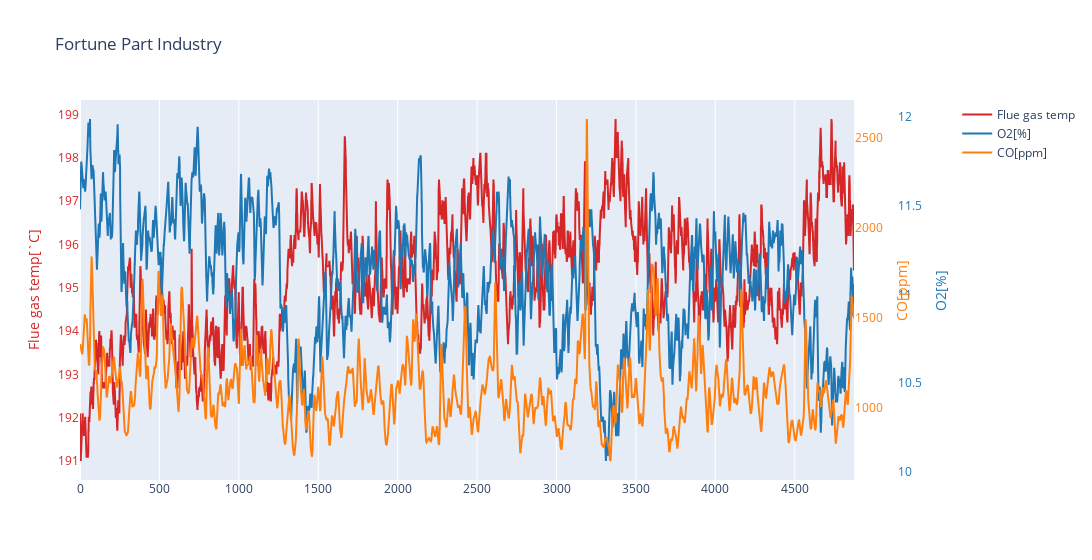

Notebook cell for this chart:
### Code cell
import pandas as pd
import plotly.graph_objects as go

path = 'C:/Users/wichu/OneDrive/1. Work/4. BestEN/1. Heat Threshold/1 ข้อมูลรายโรง/InspectionData/FlueGas/29309-0054-1.csv'

df = pd.read_csv(path)

fig = go.Figure()

fig.add_trace(go.Scatter(
    x=df['runtime'],
    y=df['flueTemp'],
    mode='lines',
    marker_color='#d62728',
    name="Flue gas temp"
))


fig.add_trace(go.Scatter(
    x=df['runtime'],
    y=df['o2'],
    mode='lines',
    marker_color='#1f77b4',
    name="O2[%]",
    yaxis="y2"
))

fig.add_trace(go.Scatter(
    x=df['runtime'],
    y=df['co'],
    mode='lines',
    marker_color='#ff7f0e',
    name="CO[ppm]",
    yaxis="y3"
))

#-------------------------------------------------------#

fig.update_layout(
    xaxis=dict(
        domain=[0.0, 0.9]
    ),
    yaxis=dict(
        title="Flue gas temp[`C]",
        #range = [180,190],
        showgrid=False,
        titlefont=dict(
            color="#d62728"
        ),
        tickfont=dict(
            color="#d62728"
        )
    ),
    yaxis2=dict(
        title="O2[%]",
        #range = [10,15],
        showgrid=False,
        titlefont=dict(
            color="#1f77b4"
        ),
        tickfont=dict(
            color="#1f77b4"
        ),
        anchor="free",
        overlaying="y",
        side="right",
        position=0.95
    ),
    yaxis3=dict(
        title="CO[ppm]",
        showgrid=False,
        titlefont=dict(
            color="#ff7f0e"
        ),
        tickfont=dict(
            color="#ff7f0e"
        ),
        anchor="x",
        overlaying="y",
        side="right"
    )
)

# Update layout properties
fig.update_layout(
    title_text="Fortune Part Industry",
    width=1600,
)


fig.show()

### Figure 1 — Plotly figure (JSON) as saved in the notebook; plotly's stock layout.template omitted (floating-point values rounded to 4 significant figures; data arrays with more than 128 entries replaced by an {"elided": "..."} marker saying what was removed)
{"data": [{"marker": {"color": "#d62728"}, "mode": "lines", "name": "Flue gas temp", "type": "scatter", "x": {"elided": "4874 int values"}, "y": {"elided": "4874 float values"}}, {"marker": {"color": "#1f77b4"}, "mode": "lines", "name": "O2[%]", "type": "scatter", "x": {"elided": "4874 int values"}, "y": {"elided": "4874 float values"}, "yaxis": "y2"}, {"marker": {"color": "#ff7f0e"}, "mode": "lines", "name": "CO[ppm]", "type": "scatter", "x": {"elided": "4874 int values"}, "y": {"elided": "4874 int values"}, "yaxis": "y3"}], "layout": {"title": {"text": "Fortune Part Industry"}, "width": 1600, "xaxis": {"domain": [0, 0.9]}, "yaxis": {"showgrid": false, "tickfont": {"color": "#d62728"}, "title": {"font": {"color": "#d62728"}, "text": "Flue gas temp[`C]"}}, "yaxis2": {"anchor": "free", "overlaying": "y", "position": 0.95, "showgrid": false, "side": "right", "tickfont": {"color": "#1f77b4"}, "title": {"font": {"color": "#1f77b4"}, "text": "O2[%]"}}, "yaxis3": {"anchor": "x", "overlaying": "y", "showgrid": false, "side": "right", "tickfont": {"color": "#ff7f0e"}, "title": {"font": {"color": "#ff7f0e"}, "text": "CO[ppm]"}}}}
